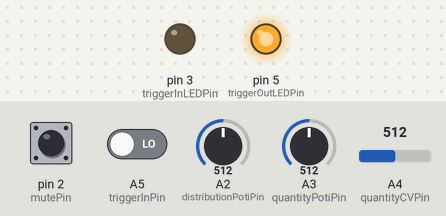
The sketch below on a simulated Arduino Uno, built with avr-gcc and run on an emulated ATmega328P. Shown: output pins drawn as LEDs (lit = HIGH). Inputs (shaded band) come from the test bench; at power-on: A5 (triggerInPin) LOW, pin 2 (mutePin) HIGH, A2 (distributionPotiPin) = 512, A3 (quantityPotiPin) = 512, A4 (quantityCVPin) = 512.

Above: at 0.01 s.
At 1.2 s:
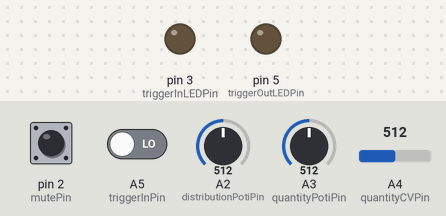
1.3 s: A5 (triggerInPin) driven HIGH
At 2.9 s:
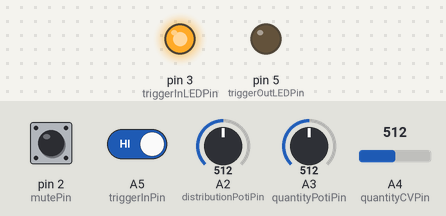
Timing chart, 0 to 4.4 s (numbered marks = the images above; inputs shaded):
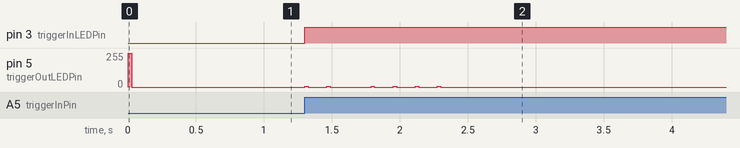

The sketch:

clock-multiplier.ino
```cpp
// (licence header left out)
/* ##########################################################################
   PRESETUP
   ##########################################################################
*/

// General
const bool debug = false; // Enables the Serial print in several functions. Slows down the frontend.
const bool internalClock = false; // Refuses the triggers and starts the internal clock. Meant for developing / debugging.
const int internalClockBpm = 70; // The speed for the internal clock.
const int pushButtonDelay = 50; // The time the button will be insensitive after last change.


// Trigger IN
int triggerInPin = A5;
int triggerInLEDPin = 3;

long triggerInHigh; // Timestamp of the latest trigger high.
long triggerInLow; // Timestamp of the latest trigger low.


// Cycles
long cycleStart = 0; // Timestamp of when the last cycle began.
int cycleTime = 0; // The absolute time span one cycle has in the given settings.


// Quantity
const int quantityPotiPin = A3;
const int quantityCVPin = A4;
const int maxQuantity = 8; // The maximum amount of possible triggers out per cycle.
int currentQuantity; // The current amount of triggers per cycle.


// Distribution
const int distributionPotiPin = A2;
const int maxDistribution = 11; // The amount of different distribution patterns.
int currentDistribution;


// Mute
const int mutePin = 2;
int mutePinState; // 0 or 1.
long mutePinChangelog; // The timestamp of the last change on this button.
bool mute = false; // The global mute state.


// Trigger OUT
int triggerOutLEDPin = 5;
int triggerOutLedMuted = 5; // The amount of brightness when muted.
const int triggerLength = 25; // In milliseconds.
int triggerOut = LOW;


/* ##########################################################################
   SETUP
   ##########################################################################
*/

void setup() {

  if ( debug == true ) {
    Serial.begin(9600); // Initialize serial communication at 9600 bits per second.
  }

  // Pin settings
  pinMode(triggerInPin, INPUT);
  pinMode(triggerInLEDPin, OUTPUT);
  pinMode(quantityPotiPin, INPUT);
  pinMode(quantityCVPin, INPUT);
  pinMode(distributionPotiPin, INPUT);
  pinMode(mutePin, INPUT);
  pinMode(triggerOutLEDPin, OUTPUT);

}


/* ##########################################################################
   LOOP
   ##########################################################################
*/

void loop() {

  // ------------------------ TRIGGER IN ------------------------
  // Get the trigger IN state and the cycle time.
  if ( getTriggerIn() ) {

    // Light up the input LED.
    digitalWrite(triggerInLEDPin, HIGH);

    // Is it the beginning of a new cycle?
    if ( triggerInLow > triggerInHigh ) { // Yes

      // Log the latest cycle time.
      cycleTime = millis() - cycleStart;

      // Log the new cycle start timestamp.
      cycleStart = millis();

      // Debug: Log the settings on cycle start.
      if ( debug == true ) {
        Serial.print("cycleStart: ");
        Serial.println(cycleStart);
        Serial.print("cycleTime: ");
        Serial.println(cycleTime);
      }

    }

    // Log the timestamp of this trigger high.
    triggerInHigh = millis();

  } else {

    // Mute the input LED.
    digitalWrite(triggerInLEDPin, LOW);

    // Log the timestamp of this trigger low.
    triggerInLow = millis();

  }

  // ------------------------ QUANTITY ------------------------
  int q = getQuantity();
  if( currentQuantity != q ) {
    currentQuantity = q;
    digitalWrite(triggerInLEDPin, HIGH); // A little flash to indicate the change.
    if ( debug == true ) {
      Serial.print("currentQuantity: ");
      Serial.println(currentQuantity);

      int cvQuantity = analogRead(quantityCVPin);
      Serial.println(cvQuantity);

    }
  }


  // ------------------------ DISTRIBUTION ------------------------
  int d = getDistribution();
  if( currentDistribution != d ) {
    currentDistribution = d;
    digitalWrite(triggerInLEDPin, HIGH); // A little flash to indicate the change.
    if ( debug == true ) {
      Serial.print("currentDistribution: ");
      Serial.println(currentDistribution);
    }
  }


  // ------------------------ MUTE ------------------------
  // Checking and setting the status of mute or unmuted.
  bool p;
  p = digitalRead(mutePin); // Read the pin.
  if ( ( p != mutePinState ) && ( millis() > ( mutePinChangelog + pushButtonDelay ) ) ) { // Did the pin recently change?
    mutePinState = p;
    mutePinChangelog = millis();
    if (p == 1) { // The button is pushed.
      // toggle the global mute state.
      if(mute) {
        mute = false;
        if(debug) {
          Serial.println("Unmute");
        }
      } else {
        mute = true;
        if(debug) {
          Serial.println("Mute");
        }
      }
      digitalWrite(triggerInLEDPin, HIGH); // A little flash to indicate the change.
    }
  }


  // ------------------------ TRIGGER OUT ------------------------
  // Calculate the time slices for the triggers OUT.
  // This happens all the time because the settings can change anytime.
  // We will calculate the exact timestamps when the single hits should follow based on the current settings.
  // And then act on'em, meaning LED and the trigger.

  for(int i = 0; i < currentQuantity; i++ ) {

    // 1. Calculate the decimals from 0 to 1 for our hit quantity.
    double d = (double) i*1/currentQuantity;

    // 2. Calculate the resulting factor depending on the set ease function.
    // Based on: https://easings.net/
    double f;

    switch (currentDistribution) {
      case 1:
        f = d * d * d * d * d; // easeInQuint
        break;
      case 2:
        f = d * d * d * d; // easeInQuart
        break;
      case 3:
        f = d * d * d; // easeInCubic
        break;
      case 4:
        f = d * d; // easeInQuad
        break;
      case 5:
        f = 1 - cos((d * PI) / 2); // easeInSine
        break;
      case 6:
        f = d; // Linear
        break;
      case 7:
        f = sin((d * PI) / 2); // easeOutSine
        break;
      case 8:
        f = 1 - (1 - d) * (1 - d); // easeOutQuad
        break;
      case 9:
        f = 1 - pow(1 - d, 3); // easeOutCubic
        break;
      case 10:
        f = 1 - pow(1 - d, 4); // easeOutQuart
        break;
      case 11:
        f = 1 - pow(1 - d, 5); // easeOutQuint
        break;
      default:
        f = d; // Linear
        break;
    }

    // 3. Calculate the resulting absolute timestamp.
    long t = (long) cycleStart + ( cycleTime * f );

    // 4. Check if we're in the time span to trigger and blink.
    if ( ( millis() >= t ) && ( millis() < ( t + triggerLength ) ) ) {
      if(!mute) {
        triggerOut = 255;
      } else {
        triggerOut = triggerOutLedMuted;
      }
      i = currentQuantity; // If so, stop the right away to keep the trigger HIGH.
    } else {
      triggerOut = 0;
    }

  }

  // Flash the output LED.
  analogWrite( triggerOutLEDPin, triggerOut );

}


/* ##########################################################################
   FUNCTIONS
   ##########################################################################
*/

// Read the trigger.
boolean getTriggerIn(){
  boolean t = LOW;
  if ( !internalClock ) { // the external clock
    t = digitalRead(triggerInPin);
  } else { // the internal clock.
    int cycle = 1000 / ( internalClockBpm / 60 );
    for (int i = 0; i <= triggerLength; i++) { // Run the clock.
      if ( ( millis() - i ) % cycle == 0 ) {
        t = HIGH;
      }
    }
  }
  return t;
}


// Read the CV inputs for the quantity.
int getQuantity() {
    int basicQuantity = analogRead(quantityPotiPin); // The basic quantity given by the poti
    int cvQuantity = analogRead(quantityCVPin); // The quantity given by the control voltage IN.
    // Map both values summed up.
    int q = map( ( basicQuantity + cvQuantity ), 0, 1024, 1, ( maxQuantity + 1 ) );
    // Return the value with the defined maximum.
    int r;
    if( q > maxQuantity ) {
      r = maxQuantity;
    } else {
      r = q;
    }
    return r;
}


// Read the CV input (poti) for the distribution.
int getDistribution() {
    int d;
    d = map( analogRead(distributionPotiPin), 0, 1023, 1, ( maxDistribution + 1 ) );
    return d;
}
```

Measured:
- after the input at 1.3 s, pin 3 (triggerInLEDPin): LOW → HIGH at once; pin 5 (triggerOutLEDPin): goes 5/255 0.02 s, 0/255 0.14 s, 5/255 0.03 s, 0/255 0.30 s, 3 × (5/255 0.02 s, 0/255 0.14 s), 5/255 0.03 s, then 0/255, starting at once
